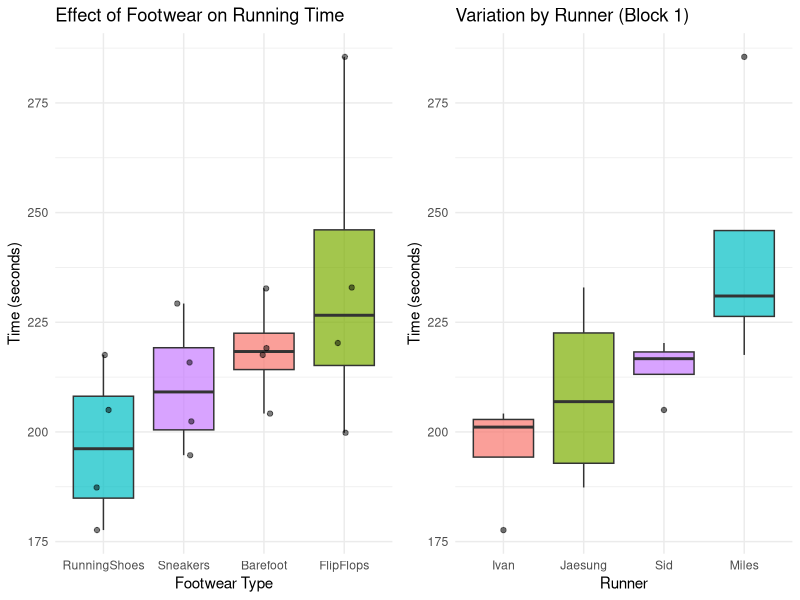
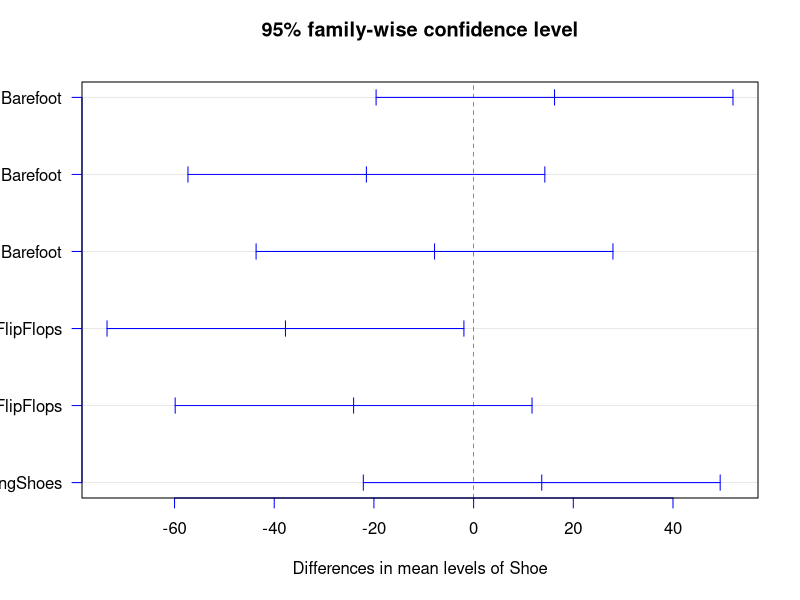

Reproduce these figures in R, in order.
## ---- chunk 1
knitr::opts_chunk$set(message =  FALSE)
knitr::opts_chunk$set(warning =  FALSE)
knitr::opts_chunk$set(error =  FALSE)
library(dplyr)
library(knitr)
library(ggplot2)
library(gridExtra)
## ---- chunk 2
library(knitr)

days <- c("Day 1", "Day 2", "Day 3", "Day 4")
runners <- c("Sid", "Miles", "Jaesung", "Ivan")

# 4x4 Latin Square
latin_square <- matrix(
  c("A","B","C","D",
    "B","C","D","A",
    "C","D","A","B",
    "D","A","B","C"),
  nrow = 4,
  byrow = TRUE
)

# Column names
colnames(latin_square) <- runners

# Data frame
latin_df <- data.frame(
  Blocks = days,
  latin_square,
  check.names = FALSE
)

# Table
kable(latin_df, caption = "4×4 Latin Square Design")
## ---- chunk 3
library(knitr)

days <- c("Day 1", "Day 2", "Day 3", "Day 4")
runners <- c("Sid", "Miles", "Jaesung", "Ivan")

# 4x4 Latin Square
latin_square <- matrix(
  c("A = 215.84","B = 232.71","C = 232.93","D = 177.63",
    "B = 217.56","C = 285.50","D = 187.34","A = 202.40",
    "C = 220.27","D = 217.55","A = 194.70","B = 204.19",
    "D = 205.01","A = 229.27","B = 219.11","C = 199.81"),
  nrow = 4,
  byrow = TRUE
)

# Column names
colnames(latin_square) <- runners

# Data frame
latin_df2 <- data.frame(
  Blocks = days,
  latin_square,
  check.names = FALSE
)

# Table
kable(latin_df2, caption = "4×4 Latin Square Design with Times")
## ---- chunk 4
#Data Setup For Analysis
runner_ids <- factor(rep(c("Sid", "Miles", "Jaesung", "Ivan"), times = 4))
day_ids <- factor(rep(c("Day 1", "Day 2", "Day 3", "Day 4"), each = 4))

shoe_types <- factor(c(
  "Sneakers", "Barefoot", "FlipFlops", "RunningShoes",
  "Barefoot", "FlipFlops", "RunningShoes", "Sneakers",
  "FlipFlops", "RunningShoes", "Sneakers", "Barefoot",
  "RunningShoes", "Sneakers", "Barefoot", "FlipFlops"))

times <- c(
  215.84, 232.71, 232.93, 177.63,
  217.56, 285.50, 187.34, 202.40,
  220.27, 217.55, 194.70, 204.19,
  205.01, 229.27, 219.11, 199.81)

analysis_df <- data.frame(Runner = runner_ids,
                          Day = day_ids,
                          Shoe = shoe_types,
                          Time = times)

head(analysis_df)

#Summary Statistics
stats_summary <- analysis_df %>%
  group_by(Shoe) %>%
  summarise(Mean = mean(Time),
            SD = sd(Time),
            Min = min(Time),
            Max = max(Time)) %>%
  arrange(Mean)
kable(stats_summary, caption = "Summary Statistics of Running Time by Footwear")

#Vizualizations
#Shoe Effect
plot_shoe <- ggplot(analysis_df, aes(x = reorder(Shoe, Time), y = Time, fill = Shoe)) +
  geom_boxplot(alpha = 0.7) +
  geom_jitter(width = 0.1, alpha = 0.5) +
  labs(title = "Effect of Footwear on Running Time",
       x = "Footwear Type",
       y = "Time (seconds)") +
  theme_minimal() +
  theme(legend.position = "none")

#Runner Effect (Blocks)
plot_runner <- ggplot(analysis_df, aes(x= reorder(Runner, Time), y= Time, fill = Runner)) +
  geom_boxplot(alpha = 0.7) +
  labs(title = "Variation by Runner (Block 1)",
       x = "Runner",
       y = "Time (seconds)") +
  theme_minimal() + 
  theme(legend.position = "none")

grid.arrange(plot_shoe, plot_runner, ncol = 2)
## ---- chunk 5
#ANOVA Testing
ls_model <- aov(Time ~ Runner + Day + Shoe, data = analysis_df)
options(knitr.kable.NA = '')
kable(anova(ls_model),
      caption = "ANOVA Table for Latin Square Design",
      digits = 4)

#IDK IF WERE DOING POST HOC BUT CHECKING SHOE DIFFERENCE ANYWAYS
#Post-Hoc Analysis (Which specific pairs differ)
tukey_results <- TukeyHSD(ls_model, "Shoe", conf.level = 0.95)
tukey_shoes <- tukey_results$Shoe
kable(tukey_shoes,
      caption = "Tukey HSD Pairwise Comparisons for Foorwear",
      digits = 4)
plot(tukey_results, las = 1, col = "blue")
